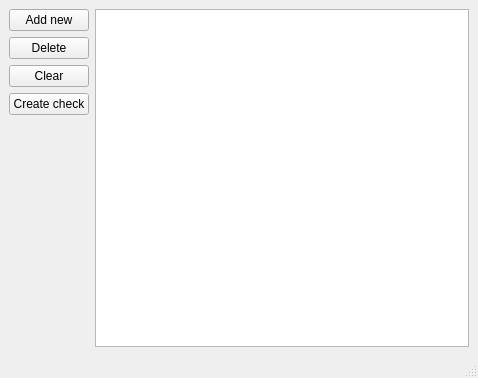
<?xml version="1.0" encoding="UTF-8"?>
<ui version="4.0">
 <class>MainWindow</class>
 <widget class="QMainWindow" name="MainWindow">
  <property name="geometry">
   <rect>
    <x>0</x>
    <y>0</y>
    <width>478</width>
    <height>378</height>
   </rect>
  </property>
  <property name="windowTitle">
   <string>MainWindow</string>
  </property>
  <widget class="QWidget" name="centralwidget">
   <layout class="QHBoxLayout" name="horizontalLayout_2">
    <item>
     <layout class="QFormLayout" name="formLayout_7">
      <item row="0" column="0">
       <widget class="QPushButton" name="pushButton">
        <property name="text">
         <string>Add new</string>
        </property>
       </widget>
      </item>
      <item row="2" column="0">
       <widget class="QPushButton" name="pushButton_3">
        <property name="text">
         <string>Delete</string>
        </property>
       </widget>
      </item>
      <item row="3" column="0">
       <widget class="QPushButton" name="pushButton_4">
        <property name="text">
         <string>Clear</string>
        </property>
       </widget>
      </item>
      <item row="4" column="0">
       <widget class="QPushButton" name="pushButton_2">
        <property name="text">
         <string>Create check</string>
        </property>
       </widget>
      </item>
     </layout>
    </item>
    <item>
     <widget class="QTextEdit" name="textEdit">
      <property name="readOnly">
       <bool>true</bool>
      </property>
     </widget>
    </item>
    <item>
     <layout class="QGridLayout" name="gridLayout_3"/>
    </item>
   </layout>
  </widget>
  <widget class="QMenuBar" name="menubar">
   <property name="geometry">
    <rect>
     <x>0</x>
     <y>0</y>
     <width>478</width>
     <height>19</height>
    </rect>
   </property>
  </widget>
  <widget class="QStatusBar" name="statusbar"/>
 </widget>
 <resources/>
 <connections/>
</ui>
